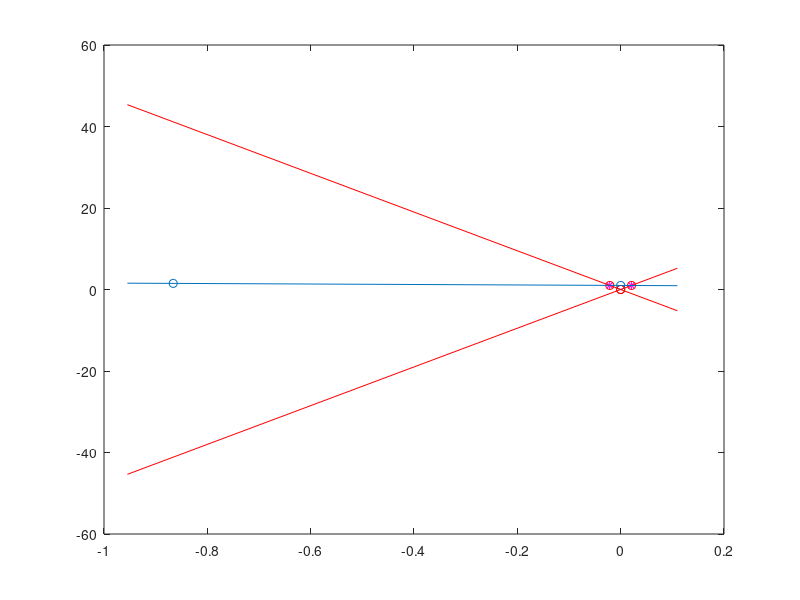

Source code (MATLAB):
% function lintersectst
clear
%
% input parameters:
% 
% output parameters:
%
%
% USES:
%   none
% rolf mueller, 2007

coa = rand*85*pi/180;

cpna = -60*pi/180;

cpch = 1;

x1 = 0;
z1 = 0;

x2 = sin(coa/2);
z2 = cos(coa/2);

x3 = 0;
z3 = cpch;

x4 = sin(cpna);
z4 = cpch+cos(cpna);



%ua = ((x4-x3)*(z1-z3)-(z4-z3)*(x1-x3))./((z4-z3)*(x2-x1)-(x4-x3)*(z2-z1));

ua = (z3*x4)./(x4*z2-(z4-z3)*x2);


%ua=(cpch*sin(cpna))./(sin(cpna)*cos(coa/2)-cos(cpna)*sin(coa/2));
ua1=(cpch*sin(cpna))./sin(cpna-coa/2);
ua2=(cpch*sin(cpna))./sin(cpna+coa/2);

%xi = x1 + ua*(x2-x1);
%zi = z1 + ua*(z2-z1);

%xi1 = ua1*sin(coa/2);
%zi1 = ua1*cos(coa/2);

%xi2 = ua2*sin(-coa/2);
%zi2 = ua2*cos(coa/2);

xi1 = (cpch*sin(cpna)*sin(coa/2))./sin(cpna-coa/2);
zi1 = (cpch*sin(cpna)*cos(coa/2))./sin(cpna-coa/2);

xi2 = -(cpch*sin(cpna)*sin(coa/2))./sin(cpna+coa/2);
zi2 = (cpch*sin(cpna)*cos(coa/2))./sin(cpna+coa/2);


% graphics: --------------------------------------------------

plot(xi1, zi1, 'm*', xi2, zi2, 'm*');

scl = 5;

lhpw1 = line([x1 x2], [z1 z2], 'Marker', 'o', 'LineStyle', ...
             'none', 'Color', 'r');

lhpw2 = line(-[x1 x2], [z1 z2], 'Marker', 'o', 'LineStyle', ...
             'none', 'Color', 'r');

lhpc = line([x3 x4], [z3 z4], 'Marker', 'o', 'LineStyle', ...
             'none');


xmin = min([x1 x2 x3 x4 xi1]);
xmax = max([x1 x2 x3 x4 xi1]);

xmrg = 0.1*(xmax-xmin);

mw1 = (z2-z1)/(x2-x1);
mw2 = (z2-z1)/(x1-x2);
mc = (z4-z3)/(x4-x3);

bw1 = z1-mw1*x1;
bw2 = z1-mw2*x1;
bc = z3-mc*x3;

lhw1 = line([xmin-xmrg xmax+xmrg], mw1*[xmin-xmrg xmax+xmrg]+bw1, ...
           'Color', 'r');
lhw2 = line([xmin-xmrg xmax+xmrg], mw2*[xmin-xmrg xmax+xmrg]+bw2, ...
           'Color', 'r');

lhc = line([xmin-xmrg xmax+xmrg], mc*[xmin-xmrg xmax+xmrg]+bc);